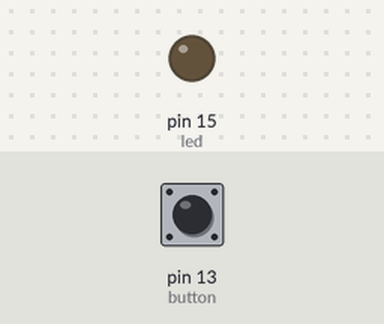
Simulated run of this program. Board: MicroPython board. Shown: output pins drawn as LEDs (lit = HIGH). Inputs (shaded band) come from the test bench; at power-on: pin 13 (button) HIGH.

Above: at 1.2 s.
1.3 s: pin 13 (button) pulled LOW for 0.15 s
At 2.4 s:
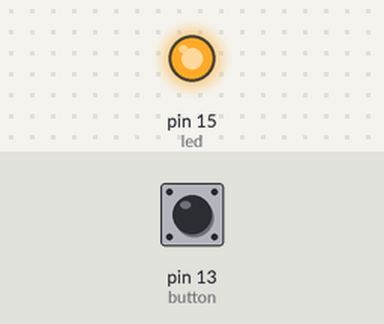
2.9 s: pin 13 (button) pulled LOW for 1 s
At 3.6 s:
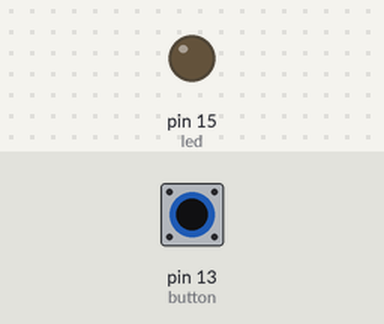
5.4 s: pin 13 (button) pulled LOW for 3.2 s
At 6.7 s:
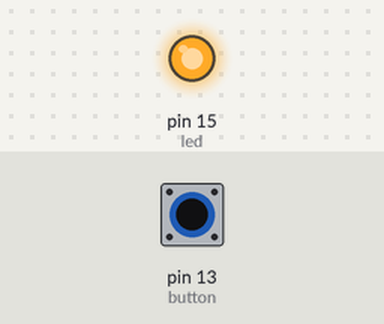
Timing chart, 0 to 8.4 s (numbered marks = the images above; inputs shaded):
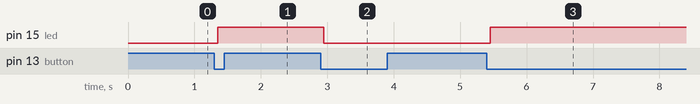

Measured:
- after the input at 1.3 s, pin 15 (led): LOW → HIGH after 0.05 s
- after the input at 2.9 s, pin 15 (led): HIGH → LOW after 0.05 s
- after the input at 5.4 s, pin 15 (led): LOW → HIGH after 0.05 s

The program:

forenkling.py
```python
from machine import Pin
import time

led = Pin(15, Pin.OUT)
button = Pin(13, Pin.IN, Pin.PULL_UP)

try:
    while True:
        if not button.value():
            time.sleep_ms(50)
            if not button.value():
                led.toggle()
                while not button.value():
                    time.sleep_ms(50)
finally:
    led.value(0)
```
